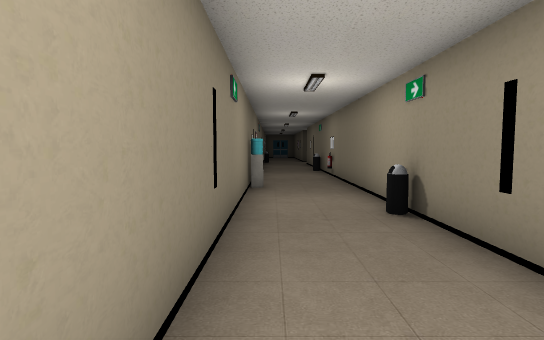
[1] (above)

16 first-person views from a walk through a scene from a Unity 3-D project. The camera is 1.2 m above the floor, tilts 4° down and sees 80° across. The floor is counted in squares, 1.11 m on a side. Each view is taken from the middle of a square. On the plan, view 1 faces up. The plan holds only what a view shows up to about 13 squares ahead; the rest is blank. The player is left out. Some animated figures are left out.

[2]
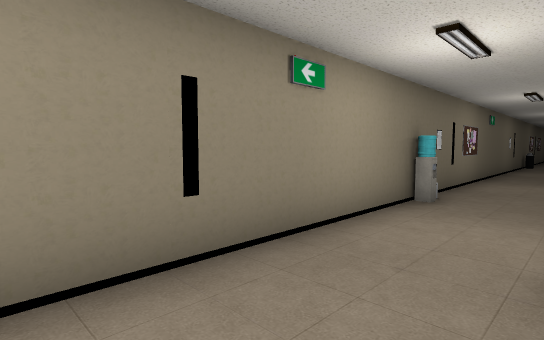

[3]
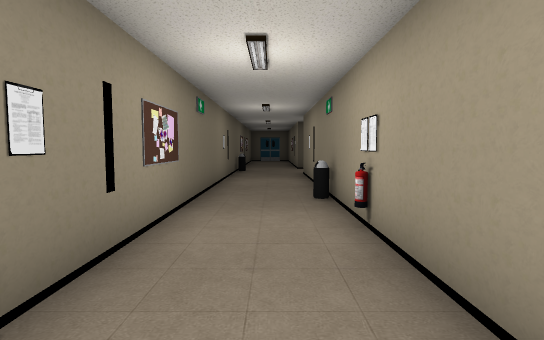

[4]
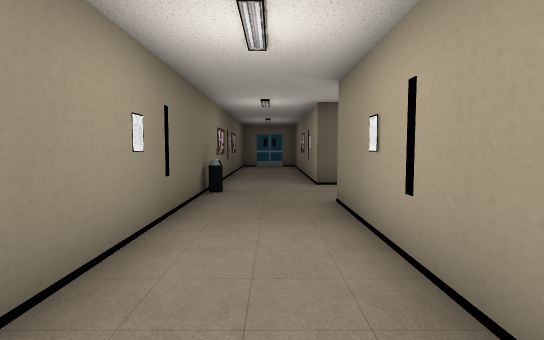

[5]
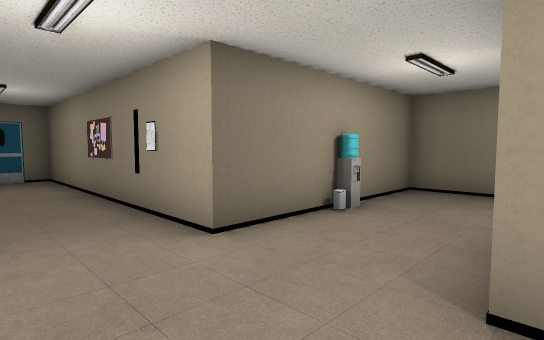

[6]
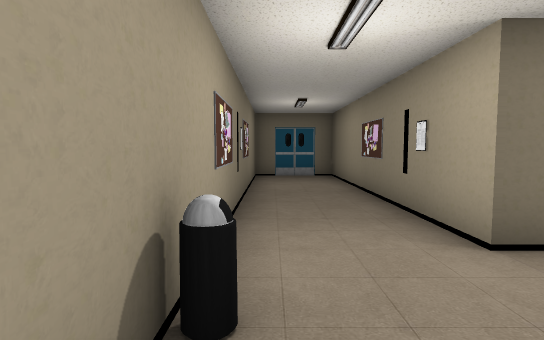

[7]
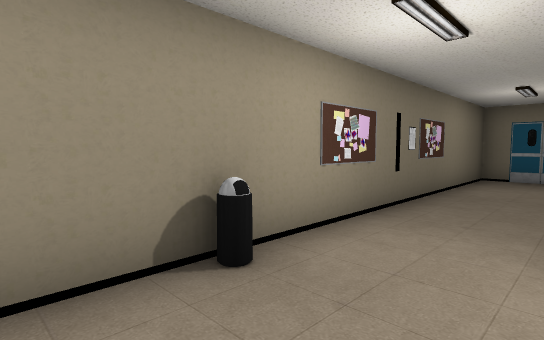

[8]
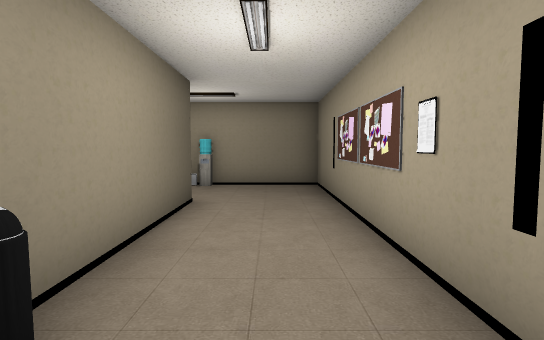

[9]
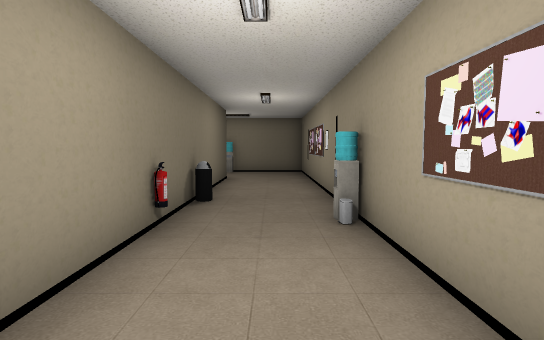

[10]
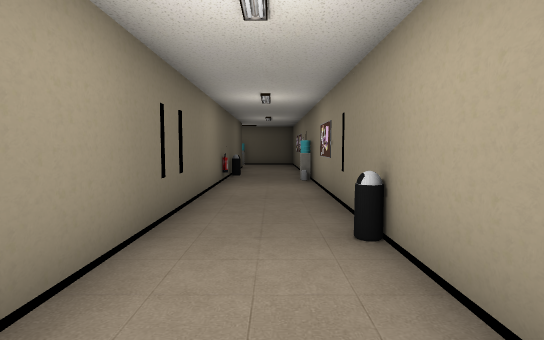

[11]
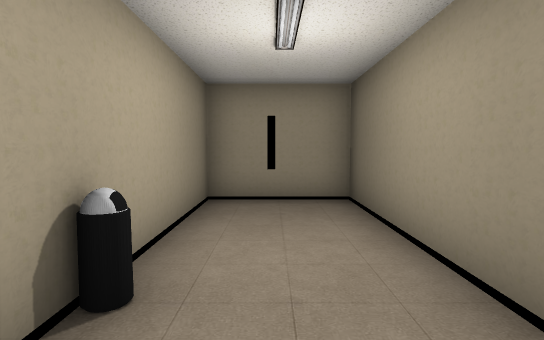

[12]
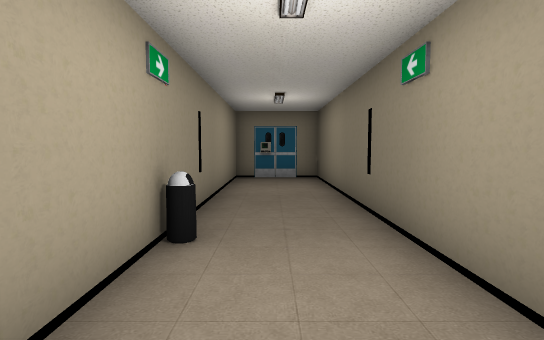

[13]
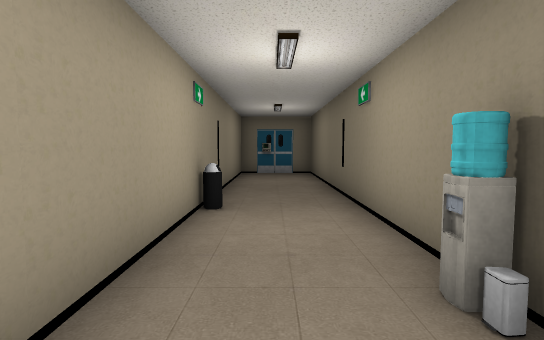

[14]
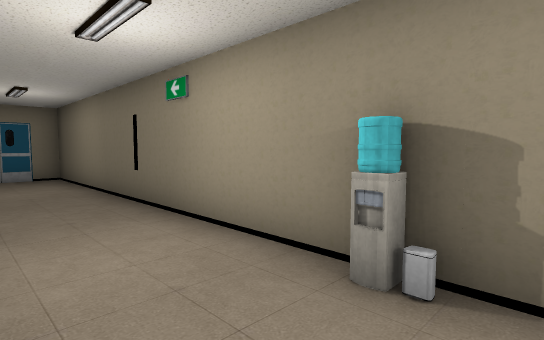

[15]
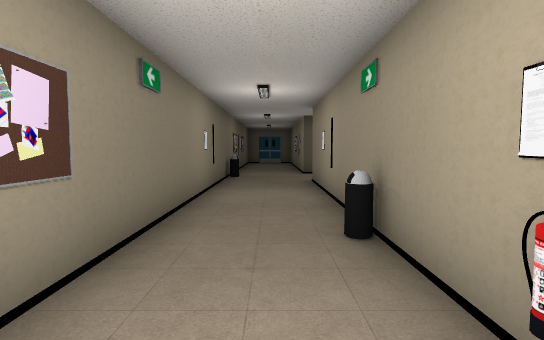

[16]
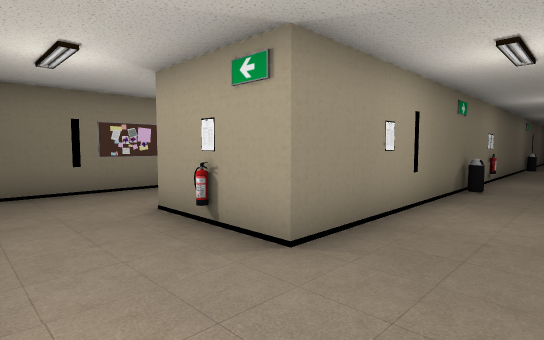

### Floor plan
Points are (right, up) in squares from view 1. A wall is a line through its corners. A room is listed if a view was taken in it or the views show most of it. See-through windows are left out.
Room 1 (views 1, 2, 3, 4, 5, 6, 7, 8, 9, 10, 11, 12, 13, 14, 15, 16)
walls: (4.2, 24.3) (2.3, 24.3) (2.3, 33.4) (-0.6, 33.4) (-0.6, 29.4); (-0.6, 27.5) (-0.6, -2.7) (2.3, -2.7) (2.3, 21.4) (5.4, 21.4) (5.4, 3.3) (8.3, 3.3) (8.3, 24.3) (5.6, 24.3)
objects: other object (-1, 28); other object (-1, 29); other object (0, 9); bin (0, 23); bin (2, 5); fire extinguisher (2, 12); bin (2, 15); other object (2, 29); fire extinguisher (4, 22); other object (5, 24); fire extinguisher (6, 14); bin (6, 17); bin (8, 8); other object (8, 12); other object (8, 15); other object (8, 19); other object (8, 21)

Positions as (right, up) in squares from view 1, and headings:
1: (0, 0), facing up
2: (2, 2), facing up-left
3: (1, 8), facing up
4: (1, 15), facing up
5: (0, 21), facing up-right
6: (0, 21), facing up
7: (2, 21), facing up-left
8: (7, 15), facing up
9: (7, 10), facing up
10: (7, 4), facing up
11: (7, 10), facing down
12: (1, 9), facing down
13: (1, 11), facing down
14: (2, 10), facing down-left
15: (1, 11), facing up
16: (0, 24), facing down-right
